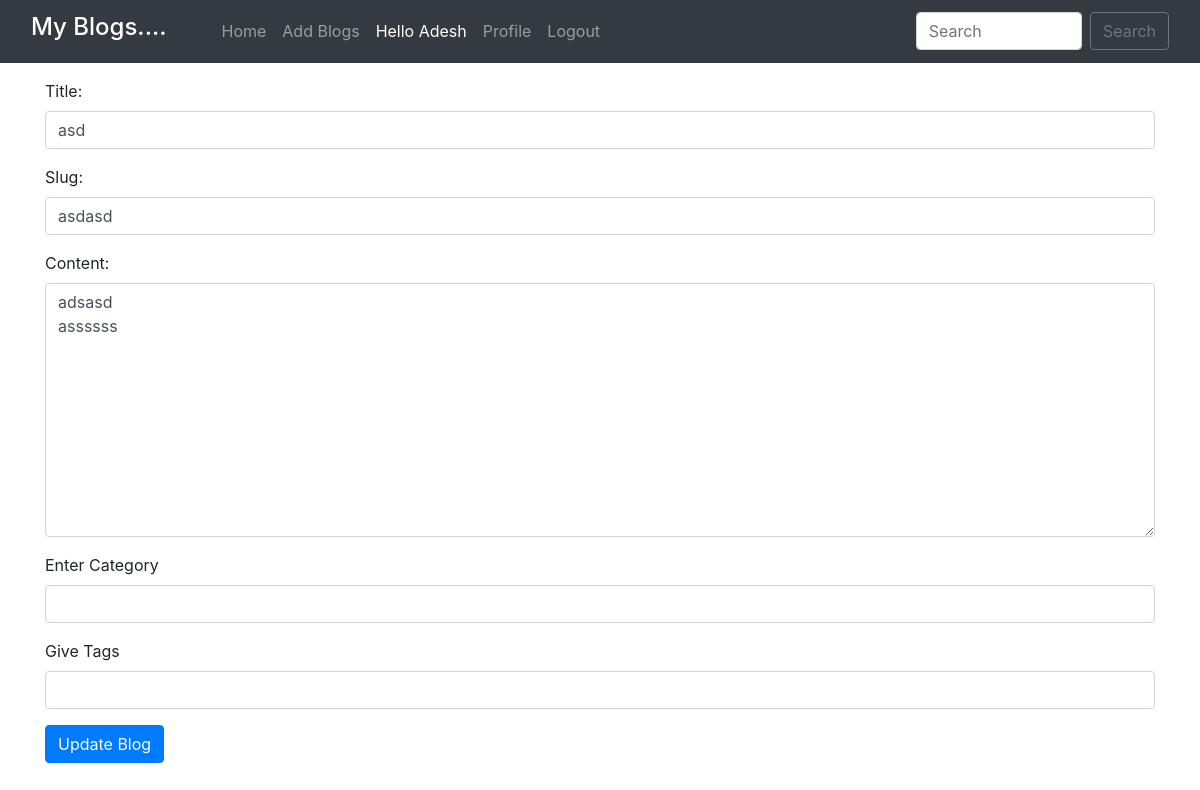
The app's page /edit_blog_post/asdasd/ (signed in) with its own data.
### home/models.py (models this page shows, shortened)
class BlogPost(models.Model):
    title=models.CharField(max_length=255)
    author= models.ForeignKey(User, on_delete=models.CASCADE)
    slug=models.CharField(max_length=130)
    content=models.TextField()
    dateTime=models.DateTimeField(auto_now_add=True)

### home/views.py (the view)
# urls.py: path("edit_blog_post/<str:slug>/", UpdatePostView.as_view(), name="edit_blog_post"),
class UpdatePostView(UpdateView):
    model = BlogPost
    form_class = BlogPostForm
    template_name = 'edit_blog_post.html'
    success_url = '/'

### home/forms.py
class BlogPostForm(forms.ModelForm):
    class Meta:
        model = BlogPost
        fields = ('title', 'slug', 'content', )
        widgets = {
            'title': forms.TextInput(attrs={'class':'form-control', 'placeholder':'Title of the Blog'}),
            'slug': forms.TextInput(attrs={'class':'form-control', 'placeholder':'Copy the title with no space and a hyphen in between'}),
            'content': forms.Textarea(attrs={'class':'form-control', 'placeholder':'Content of the Blog'}),
    }

### home/templates/edit_blog_post.html (shortened to what this page needs)
{% extends 'base.html' %}
{% block body %}
<form action ="{% url 'edit_blog_post' blogpost.slug %} "   method="POST"> {% csrf_token %}
<div class="container mt-3">
{{ form.as_p }}
<div class="mb-3">
    <label for="category" class="form-label">Enter Category</label>
    <input type="text" class="form-control" id="category" name="category">
</div>
<div class="mb-3">
    <label for="tag" class="form-label">Give Tags</label>
    <input type="text" class="form-control" id="tag" name="tag">
</div>
<button class="btn btn-primary">Update Blog</button>
</div>
</form>
{% endblock %}

### home/templates/base.html (shortened to what this page needs)
<!doctype html>
<html lang="en">
  <head>
    <link href="//maxcdn.bootstrapcdn.com/bootstrap/4.1.1/css/bootstrap.min.css" rel="stylesheet" id="bootstrap-css">
    <link href="https://cdn.jsdelivr.net/npm/bootstrap@5.0.2/dist/css/bootstrap.min.css" rel="stylesheet">
    <link rel="stylesheet" href="https://maxcdn.bootstrapcdn.com/bootstrap/4.0.0/css/bootstrap.min.css">
  </head>
  <body>
    <nav class="navbar navbar-expand-lg navbar-dark bg-dark sticky-top">
        <div class="container-fluid">
          <a class="navbar-brand" href="#"><h4>My Blogs....</h4></a>
          <div class="collapse navbar-collapse" id="navbarSupportedContent">
          <div class="container mx-3">
            <ul class="navbar-nav me-auto mb-2 mb-lg-0">
              <li class="nav-item">
                <a class="nav-link {% block homeactive %} {% endblock homeactive %}" aria-current="page" href="/">Home</a>
              </li>
              {% if user.is_authenticated %}
              <li class="nav-item">
                <a class="nav-link {% block add_blogs_active %} {% endblock add_blogs_active %}" href="/add_blogs/">Add Blogs</a>
              </li>
              <li class="nav-item">
                <a class="nav-link active" href="#">Hello {{request.user}}</a>
              </li>
              <li class="nav-item">
                <a class="nav-link {% block profileactive %} {% endblock profileactive %}" href="/profile/">Profile</a>
              </li>
              <li class="nav-item">
                <a class="nav-link" href="/logout/">Logout</a>
              </li>
              {% endif %}
            </ul>
            </div>
            <form class="d-flex" method="POST" action="/search/"> {% csrf_token %}
              <input class="form-control me-2" type="search" placeholder="Search" name="searched" id="searched" aria-label="Search">
              <button href="/search/" class="btn btn-outline-secondary" type="submit">Search</button>
            </form>
          </div>
        </div>
      </nav>
      {% block body %}
      {% endblock %}
</body>
</html>

### records on screen
BlogPost: title "asd", slug "asdasd", content "adsasd assssss"

### other values on screen
{{ request.user }} "Adesh"
